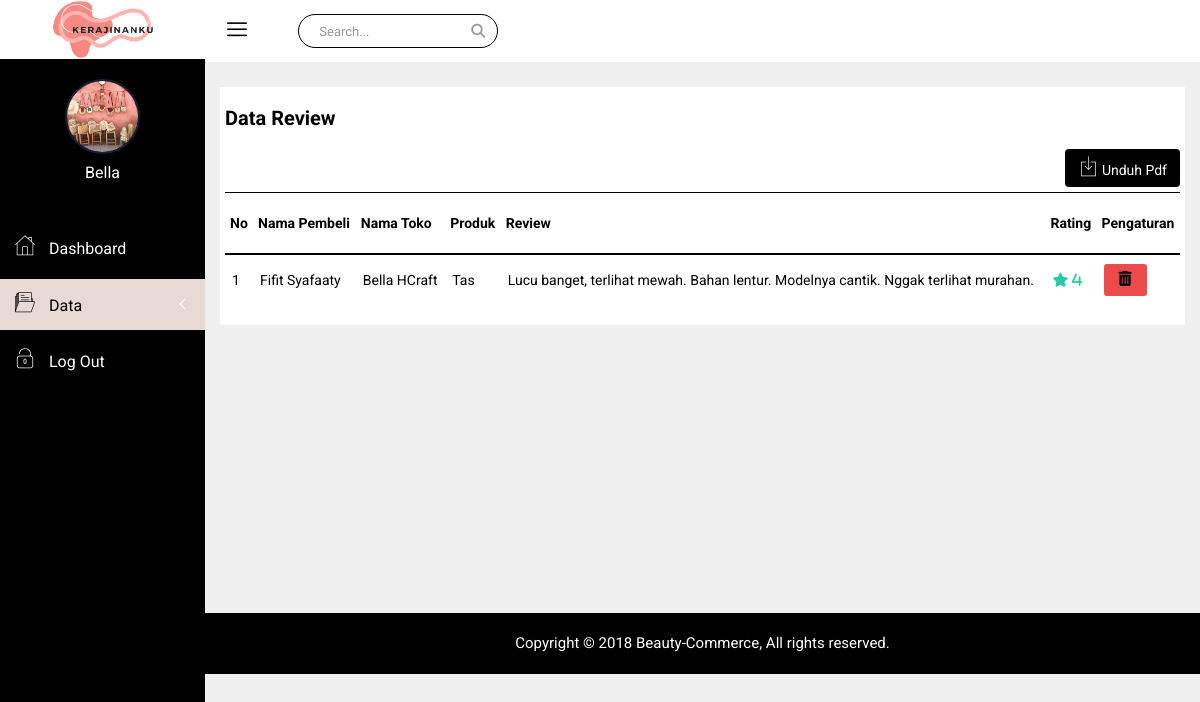
Screenshot of /penjual/datareview.php (signed in) with the database file from the repository.
### tables this page shows
CREATE TABLE `toko` (
  `toko_id` int(11) NOT NULL,
  `toko_pemilik` varchar(60) NOT NULL,
  `toko_username` varchar(15) NOT NULL,
  `toko_nama` varchar(60) NOT NULL,
  `toko_hp` varchar(25) NOT NULL,
  `toko_email` varchar(50) NOT NULL,
  `toko_pemilik_alamat` varchar(100) NOT NULL,
  `toko_alamat` varchar(100) NOT NULL,
  `toko_foto` varchar(100) NOT NULL,
  `toko_pass` varchar(100) NOT NULL
);

CREATE TABLE `review` (
  `review_id` int(11) NOT NULL,
  `review_rating` int(5) NOT NULL,
  `review_isi` text NOT NULL,
  `produk_id` int(11) NOT NULL,
  `toko_id` int(11) NOT NULL,
  `pembeli_id` int(11) NOT NULL
);

CREATE TABLE `pembeli` (
  `pembeli_id` int(11) NOT NULL,
  `pembeli_nama` varchar(60) NOT NULL,
  `pembeli_username` varchar(15) NOT NULL,
  `pembeli_email` varchar(100) NOT NULL,
  `pembeli_gender` enum('L','P') DEFAULT NULL,
  `pembeli_alamat` varchar(100) NOT NULL,
  `pembeli_foto` varchar(100) NOT NULL,
  `pembeli_pass` varchar(100) NOT NULL,
  `pembeli_hp` varchar(25) NOT NULL
);

CREATE TABLE `produk` (
  `produk_id` int(11) NOT NULL,
  `produk_nama` varchar(60) NOT NULL,
  `produk_stok` smallint(6) NOT NULL,
  `produk_harga` float NOT NULL,
  `produk_detail` text NOT NULL,
  `produk_status` varchar(15) NOT NULL,
  `produk_gambartumbnail` varchar(100) NOT NULL,
  `produk_gambar1` varchar(100) NOT NULL,
  `produk_gambar2` varchar(100) NOT NULL,
  `toko_id` int(11) NOT NULL
);

### koneksi.php (called while the page is built, shortened)
<?php
class Koneksi
{
    private $konek;
    private $host = "localhost";
    private $user = "root";
    private $pass = "";
    private $db = "beauty_commerce";
    private function sambung()
    {
        try {
            $this->konek = new PDO("mysql:host=" . $this->host . ";dbname=" . $this->db . ";charset=utf8mb4", $this->user, $this->pass);
            $this->konek->setAttribute(PDO::ATTR_ERRMODE, PDO::ERRMODE_EXCEPTION);
            $this->konek->setAttribute(PDO::ATTR_EMULATE_PREPARES, true);
            return $this->konek;
        } catch (PDOException $ex) {
            return NULL;
        }
    }
    public function kueri($sql)
    {
        $hasil = $this->konek->prepare($sql);
        $hasil->execute();
        return $hasil;
    }
    public function hasil_data($arg)
    {
        return $arg->fetch(PDO::FETCH_ASSOC);
    }
    public function jumlah_data($arg)
    {
        return $arg->rowCount();
    }
}

### penjual/datareview.php (the view, shortened to what this page needs)
<?php
require_once '../koneksi.php';
$kon = new Koneksi();
$idtoko = @$_SESSION['toko_id'];
?>
<!doctype html>
<html class="no-js" lang="en">
<head>
    <link rel="stylesheet" href="css/bootstrap.min.css">
    <link rel="stylesheet" href="css/font-awesome.min.css">
    <link rel="stylesheet" href="https://cdnjs.cloudflare.com/ajax/libs/font-awesome/6.3.0/css/all.min.css">
    <link rel="stylesheet" href="css/nalika-icon.css">
    <link rel="stylesheet" href="css/owl.carousel.css">
    <link rel="stylesheet" href="css/owl.theme.css">
    <link rel="stylesheet" href="css/owl.transitions.css">
    <link rel="stylesheet" href="css/animate.css">
    <link rel="stylesheet" href="css/normalize.css">
    <link rel="stylesheet" href="css/meanmenu.min.css">
    <link rel="stylesheet" href="css/main.css">
    <link rel="stylesheet" href="css/morrisjs/morris.css">
    <link rel="stylesheet" href="css/scrollbar/jquery.mCustomScrollbar.min.css">
    <link rel="stylesheet" href="css/metisMenu/metisMenu.min.css">
    <link rel="stylesheet" href="css/metisMenu/metisMenu-vertical.css">
    <link rel="stylesheet" href="css/calendar/fullcalendar.min.css">
    <link rel="stylesheet" href="css/calendar/fullcalendar.print.min.css">
    <link rel="stylesheet" href="style.css">
    <link rel="stylesheet" href="css/responsive.css">
</head>
<body>
    <div class="left-sidebar-pro">
        <nav id="sidebar" class="">
            <div class="sidebar-header">
                <a href="index.php"><img class="main-logo" src="img/logo/logo.png" alt="" style="width: 100px;" /></a>
            </div>
            <div class="nalika-profile">
                <?php
                $que = $kon->kueri("SELECT * FROM toko WHERE toko_id = '$idtoko'");
                $hasil = $kon->hasil_data($que);
                ?>
                <div class="profile-dtl">
                    <a href="#"><img src="<?= $hasil['toko_foto']; ?>" alt="" /></a>
                    <h2><?php echo $hasil['toko_pemilik'] ?></h2>
                </div>
            </div>
            <div class="left-custom-menu-adp-wrap comment-scrollbar">
                <nav class="sidebar-nav left-sidebar-menu-pro">
                    <ul class="metismenu" id="menu1">
                        <li>
                            <a href="index.php">
                                <i class="icon nalika-home icon-wrap"></i>
                                <span class="mini-click-non">Dashboard</span>
                            </a>
                        </li>
                        <li>
                            <a class="has-arrow" href="#" aria-expanded="false" class="active" style="background-color: #E7DAD4;"><i class="icon nalika-folder icon-wrap" style=" color: #000000;"></i> <span class="mini-click-non" style=" color: #000000;">Data</span></a>
                        </li>
                        <li><a href="../logout.php"><i class="icon nalika-unlocked icon-wrap"></i><span class="mini-click-non"> Log Out</span></a>
                    </ul>
                </nav>
            </div>
        </nav>
    </div>
    <div class="all-content-wrapper">
        <div class="container-fluid">
            <div class="row">
                <div class="col-lg-12 col-md-12 col-sm-12 col-xs-12">
                    <div class="logo-pro">
                        <a href="index.php"><img class="main-logo" src="img/logo/logo.png" alt="" style="width: 100px;" /></a>
                    </div>
                </div>
            </div>
        </div>
        <div class="header-advance-area">
            <div class="header-top-area">
                <div class="container-fluid">
                    <div class="row">
                        <div class="col-lg-12 col-md-12 col-sm-12 col-xs-12">
                            <div class="header-top-wraper">
                                <div class="row">
                                    <div class="col-lg-1 col-md-0 col-sm-1 col-xs-12">
                                        <div class="menu-switcher-pro">
                                            <button type="button" id="sidebarCollapse" class="btn bar-button-pro header-drl-controller-btn btn-info navbar-btn">
                                                <i class="icon nalika-menu-task"></i>
                                            </button>
                                        </div>
                                    </div>
                                    <div class="col-lg-6 col-md-7 col-sm-6 col-xs-12">
                                        <div class="header-top-menu tabl-d-n hd-search-rp">
                                            <div class="breadcome-heading">
                                                <form role="search" class="">
                                                    <input type="text" placeholder="Search..." class="form-control">
                                                    <a href=""><i class="fa fa-search"></i></a>
                                                </form>
                                            </div>
                                        </div>
                                    </div>
                                </div>
                            </div>
                        </div>
                    </div>
                </div>
            </div>
        </div>
        <div class="product-status mg-b-30">
            <div class="container-fluid">
                <div class="row">
                    <div class="col-lg-12 col-md-12 col-sm-12 col-xs-12">
                        <div class="product-status-wrap" style="margin-top: 30px;">
                            <div class="row">
                                <h4>Data Review</h4>
                                <div class="breadcomb-report">
                                    <a href="laporan/laporandatareview.php?toko_id=<?= $hasil['toko_id'] ?>"><button data-toggle="tooltip" title="Download Report" class="btn" style="color: white;"><i class="icon nalika-download"></i> Unduh Pdf</button></a>
                                </div>
                                <table>
                                    <tr>
                                        <th>No</th>
                                        <th>Nama Pembeli</th>
                                        <th>Nama Toko</th>
                                        <th>Produk</th>
                                        <th>Review</th>
                                        <th>Rating</th>
                                        <th>Pengaturan</th>
                                    </tr>
                                    <?php
                                    $que = $kon->kueri("SELECT a.review_id, a.review_isi, a.review_rating, b.pembeli_id, b.pembeli_nama, c.produk_id, c.produk_nama, d.toko_id, d.toko_nama
                                     FROM review a INNER JOIN pembeli b ON a.pembeli_id = b.pembeli_id JOIN produk c ON a.produk_id = c.produk_id
                                     INNER JOIN toko d ON a.toko_id = d.toko_id WHERE d.toko_id = '$idtoko'");
                                    $no = 1;
                                    $jumlah = $kon->jumlah_data($que);
                                    if ($jumlah == 0) {
                                        echo "<tr><td colspan=7>Data Kosong...</td></tr>";
                                    } else {
                                        while ($d = $kon->hasil_data($que)) {
                                    ?>
                                            <tr>
                                                <td><?= $no ?></td>
                                                <td><?= $d['pembeli_nama'] ?></td>
                                                <td><?= $d['toko_nama'] ?></td>
                                                <td><?= $d['produk_nama'] ?></td>
                                                <td><?= $d['review_isi'] ?></td>
                                                <td>
                                                    <div class="stars stars-example-css detail-stars">
                                                        <div class="review-rating">
                                                            <i class="fa fa-star" style="color: #24CAA1;"> <?= $d['review_rating'] ?></i>
                                                        </div>
                                                    </div>
                                                </td>
                                                <?php
                                                echo "<td><a href='#' onclick=\"javascript: if(confirm('Apakah pesanan produk " . addslashes($d['produk_nama']) . " mau dihapus?')==true)
                                                {window.location.href='dataproduk_proses.php?aksi=hapus&tid=$d[produk_id]'; } \"><button data-toggle='tooltip' title='Hapus' class='ds-setting'><i class='fa fa-trash-o' aria-hidden='true'></i></button></a>
                                              </td>";
                                                ?>
                                            </tr>
                                    <?php $no++;
                                        }
                                    } ?>
                                </table>
                            </div>
                        </div>
                    </div>
                </div>
            </div>
        </div>
        <div class="footer-copyright-area">
            <div class="container-fluid">
                <div class="row">
                    <div class="col-lg-12">
                        <div class="footer-copy-right">
                            <p>Copyright © 2018 Beauty-Commerce, All rights reserved.</p>
                        </div>
                    </div>
                </div>
            </div>
        </div>
    </div>
</body>
</html>

### penjual/css/main.css (style rules this page uses)
html { color: #222; font-size: 1em; line-height: 1.4; }
audio, canvas, iframe, img, svg, video { vertical-align: middle; }

### penjual/css/metisMenu/metisMenu-vertical.css (style rules this page uses)
.sidebar-nav { background: #fff; }
.sidebar-nav ul { padding: 0; margin: 0; list-style: none; background: #000000; }
.sidebar-nav .metismenu { background: #000000; display: -webkit-box; display: -ms-flexbox; display: flex; -webkit-box-orient: vertical; -webkit-box-direction: normal; -ms-flex-direction: column; flex-direction: column; }
.sidebar-nav .metismenu li + li { margin-top: 5px; }
.sidebar-nav .metismenu li:first-child { margin-top: 5px; }
.sidebar-nav .metismenu li:last-child { margin-bottom: 5px; }
.sidebar-nav .metismenu > li { display: -webkit-box; display: -ms-flexbox; display: flex; -webkit-box-orient: vertical; -webkit-box-direction: normal; -ms-flex-direction: column; flex-direction: column; position: relative; }
.sidebar-nav .metismenu a { position: relative; display: block; padding: 13px 15px; color: #fff; outline-width: 0; transition: all .3s ease-out; font-size:16px; }
.sidebar-nav .metismenu li .icon-wrap { margin-right:10px; font-size:20px; }

### rows the page displays
toko: toko_foto (picture), toko_pemilik "Bella"
review: pembeli.pembeli_nama "Fifit Syafaaty", toko.toko_nama "Bella HCraft", produk.produk_nama "Tas", review_isi "Lucu banget, terlihat mewah. Bahan lentur. Modelnya cantik. Nggak terlihat murahan.", review_rating "4"
